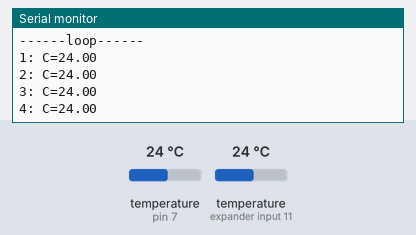
Recording of a sketch running on a simulated Arduino Uno, built with avr-gcc and run on an emulated ATmega328P. Parts: the last lines printed to the serial monitor. The inputs (shaded band) are chosen by the test bench; at power-on: temperature (sensors on pin 7, expander input 11) 24 °C.

Above: at 1.2 s.
1.3 s: temperature (sensor on pin 7) set to 12 °C
3.9 s: temperature (sensor on expander input 11) set to 12 °C
At 4.41 s:
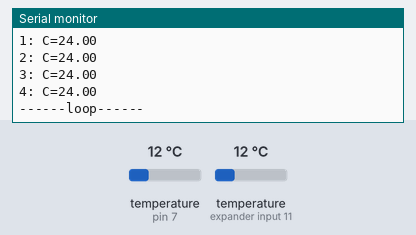
6.5 s: temperature (sensor on pin 7) set to 19 °C
At 9.0 s:
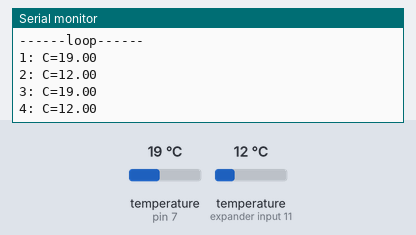
9.1 s: temperature (sensor on expander input 11) set to 19 °C
Timing chart, 0 to 12.1 s (numbered marks = the images above; inputs shaded):
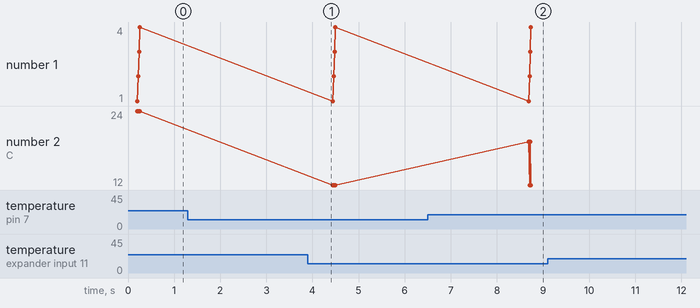

Measured:
- after the input at 6.5 s, the serial monitor: prints a new line after 2.2 s (image 2)

The sketch:

multi.ino
```cpp
/* YourDuino.com Example: Multiple DS18B20 Temperature Sensors
   Displayed on 4x20 character LCD display

   DS18B20 Pinout (Left to Right, pins down, flat side toward you)
  - Left   = Ground
  - Center = Signal (Pin 10):  (with 3.3K to 4.7K resistor to +5 or 3.3 )
  - Right  = +5 or +3.3 V

   terry@yourduino.com
   https://arduino-info.wikispaces.com/MultipleTemperatureSensorsToLCD
   */

/*-----( Import needed libraries )-----*/
// Get 1-wire Library here: http://www.pjrc.com/teensy/td_libs_OneWire.html
#include <OneWire.h>

//Get DallasTemperature Library here:  http://milesburton.com/Main_Page?title=Dallas_Temperature_Control_Library
#include <DallasTemperature.h>

/*-----( Declare Constants and Pin Numbers )-----*/
// Data wire is plugged into port 7 on the Arduino (can be changed)
#define ONE_WIRE_BUS 7


/*-----( Declare objects )-----*/
// Setup a oneWire instance to communicate with any OneWire devices
// (not just Maxim/Dallas temperature ICs)
OneWire oneWire(ONE_WIRE_BUS);

// Pass address of our oneWire instance to Dallas Temperature.
DallasTemperature sensors(&oneWire);

/*-----( Declare Variables )-----*/
// Assign the addresses of your 1-Wire temp sensors.
// See the tutorial on how to obtain these addresses:
// http://arduino-info.wikispaces.com/Brick-Temperature-DS18B20#Read%20individual


 // WP 1

 // 0x28, 0xFF, 0x52, 0x5E, 0x81, 0x16, 0x05, 0x23 -> 1
// 0x28, 0xFF, 0xCD, 0x38, 0x81, 0x16, 0x05, 0x62 -> 2

DeviceAddress Probe01 = { 0x28, 0xFF, 0x52, 0x5E, 0x81, 0x16, 0x05, 0x23 }; // "1"
DeviceAddress Probe02 = { 0x28, 0xFF, 0xCD, 0x38, 0x81, 0x16, 0x05, 0x62 }; // "2"
DeviceAddress Probe03 = { 0x28, 0xFF, 0x52, 0x5E, 0x81, 0x16, 0x05, 0x23 }; // "1" Again for test
DeviceAddress Probe04 = { 0x28, 0xFF, 0xCD, 0x38, 0x81, 0x16, 0x05, 0x62 }; // "2" Again for test


void setup()   /****** SETUP: RUNS ONCE ******/
{

  Serial.begin(9600);

//------- Initialize the Temperature measurement library--------------
  sensors.begin();
  // set the resolution to 10 bit (Can be 9 to 12 bits .. lower is faster)
  sensors.setResolution(Probe01, 12);
  sensors.setResolution(Probe02, 12);
  sensors.setResolution(Probe03, 10);
  sensors.setResolution(Probe04, 10);

}//--(end setup )---


void loop()   /****** LOOP: RUNS CONSTANTLY ******/
{
  Serial.println("------loop------");

  sensors.requestTemperatures(); // Send the command to get temperatures

  Serial.print("1: ");
  displayTemperature(Probe01);

  Serial.print("2: ");
  displayTemperature(Probe02);

  Serial.print("3: ");
  displayTemperature(Probe03);

  Serial.print("4: ");
  displayTemperature(Probe04);

  delay(4000);

}//--(end main loop )---

/*-----( Declare User-written Functions )-----*/
void displayTemperature(DeviceAddress deviceAddress)
{

float tempC = sensors.getTempC(deviceAddress);

   if (tempC == -127.00) // Measurement failed or no device found
   {
    Serial.println("Temperature Error");
   }
   else
   {
   Serial.print("C=");
   Serial.println(tempC);
   }
}// End printTemperature

//*********( THE END )***********
```
